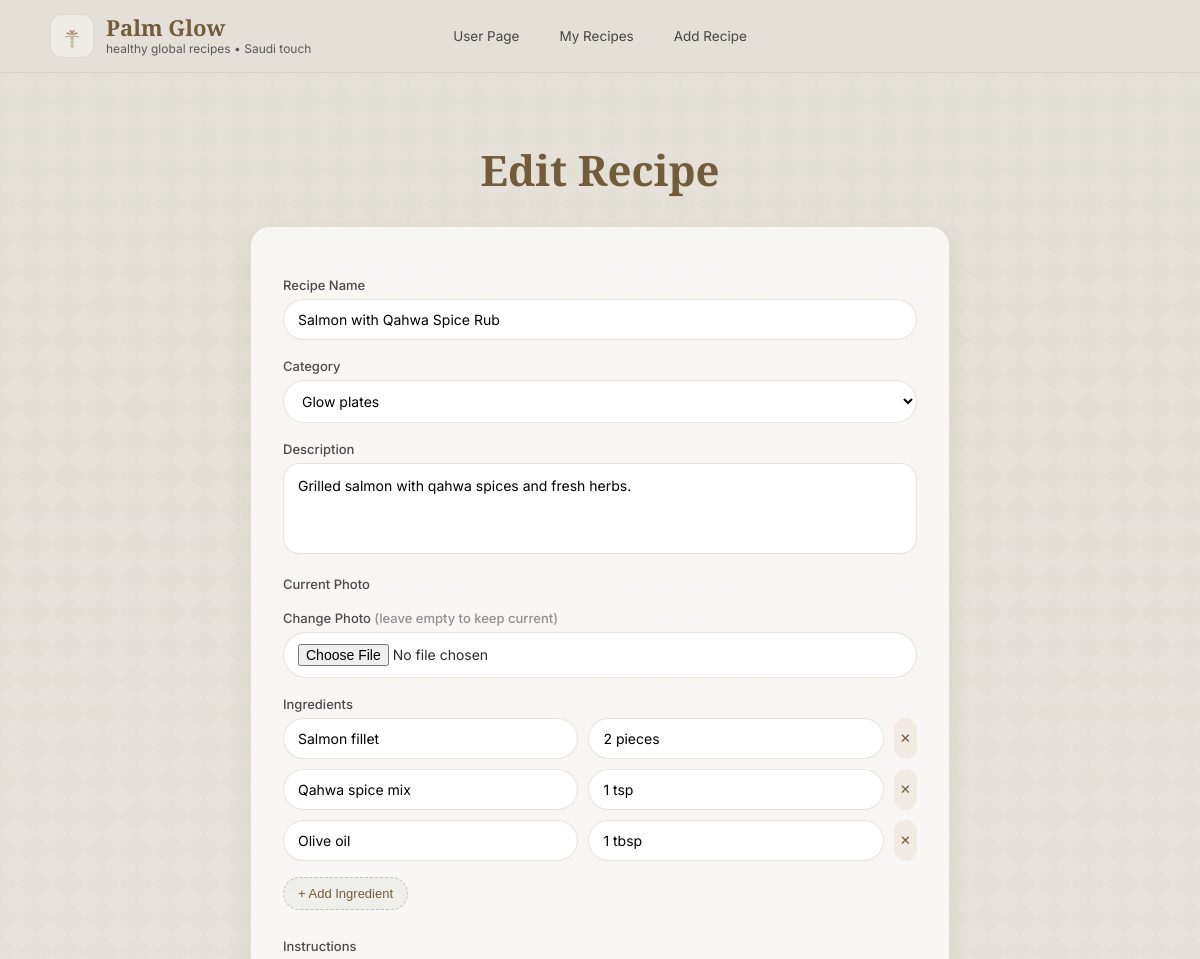
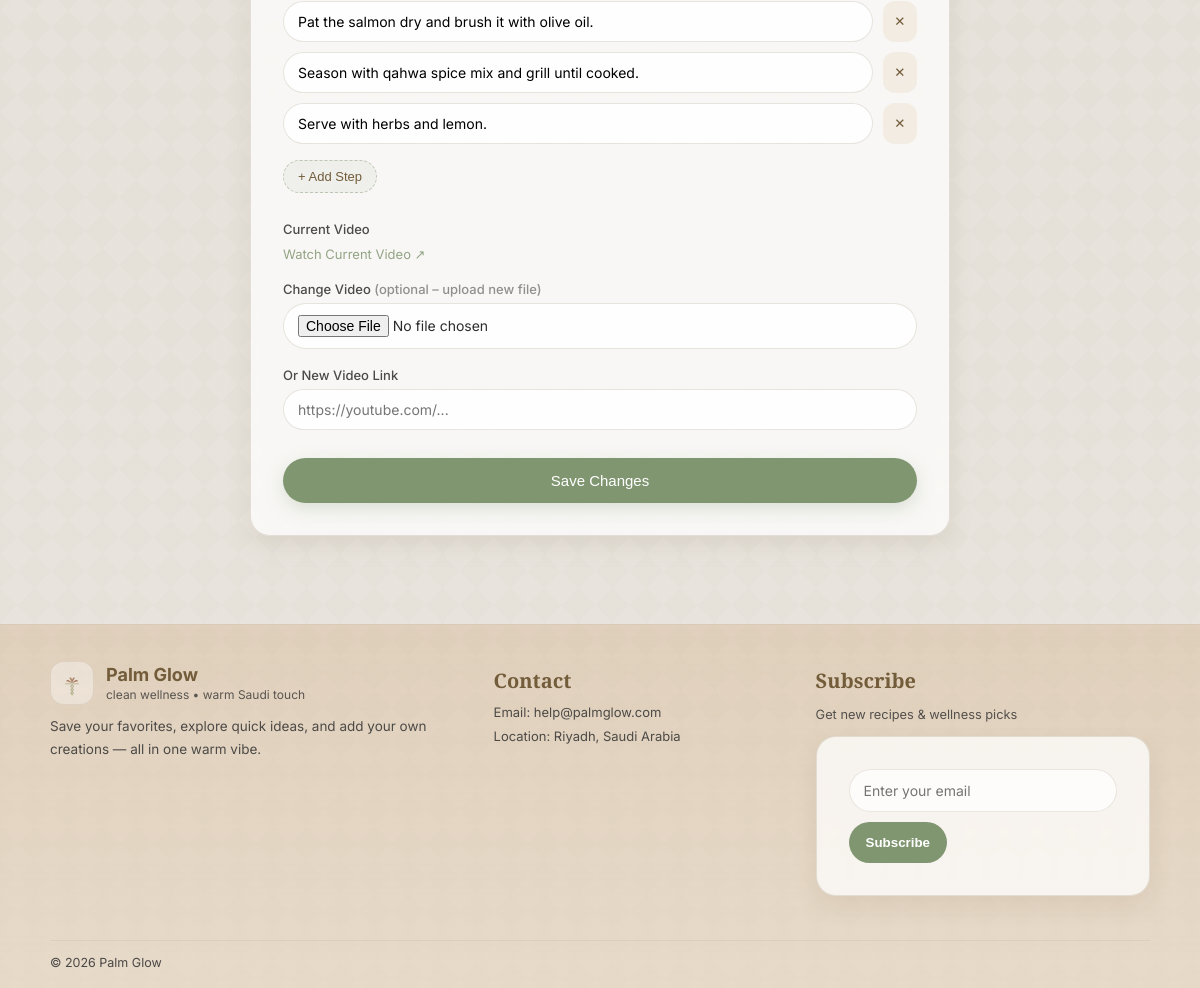
/editRecipe.php?id=1 (signed in), run on the app's committed database (2 pictures, top to bottom).
### tables this page shows
CREATE TABLE `recipe` (
  `id` int(11) NOT NULL,
  `userID` int(11) NOT NULL,
  `categoryID` int(11) NOT NULL,
  `NAME` varchar(255) NOT NULL,
  `description` text NOT NULL,
  `photoFileName` varchar(255) NOT NULL,
  `videoFilePath` varchar(255) DEFAULT NULL
);

CREATE TABLE `recipecategory` (
  `id` int(11) NOT NULL,
  `categoryName` varchar(100) NOT NULL
);

CREATE TABLE `ingredients` (
  `id` int(11) NOT NULL,
  `recipeID` int(11) NOT NULL,
  `ingredientName` varchar(255) NOT NULL,
  `ingredientQuantity` varchar(255) NOT NULL
);

### editRecipe.php (the view, shortened to what this page needs)
<?php
include 'db_connection.php';
$recipeID = (int)($_GET['id'] ?? 0);
$userID = $_SESSION['userID'];
$stmt   = $conn->prepare(
    "SELECT r.*, rc.categoryName
     FROM Recipe r
     JOIN RecipeCategory rc ON r.categoryID = rc.id
     WHERE r.id = ? AND r.userID = ?"
);
$stmt->bind_param('ii', $recipeID, $userID);
$stmt->execute();
$recipe = $stmt->get_result()->fetch_assoc();
$ingRows = [];
$res = $conn->prepare("SELECT ingredientName, ingredientQuantity FROM Ingredients WHERE recipeID = ? ORDER BY id");
$res->bind_param('i', $recipeID);
$res->execute();
$ingResult = $res->get_result();
while ($row = $ingResult->fetch_assoc()) $ingRows[] = $row;
$insRows = [];
$res2 = $conn->prepare("SELECT step FROM Instructions WHERE recipeID = ? ORDER BY stepOrder");
$res2->bind_param('i', $recipeID);
$res2->execute();
$insResult = $res2->get_result();
while ($row = $insResult->fetch_assoc()) $insRows[] = $row['step'];
$categories = [];
$catResult  = $conn->query("SELECT id, categoryName FROM RecipeCategory ORDER BY id");
while ($row = $catResult->fetch_assoc()) $categories[] = $row;
?>
<!DOCTYPE html>
<html lang="en">
<head>
</head>
<body>
  <div class="pattern" aria-hidden="true"></div>
  <header>
    <div class="container nav-wrap">
      <a class="brand" href="#">
        <img src="images/palmLogo.png" alt="Palm Glow Logo">
        <div>
          <div class="name">Palm Glow</div>
          <div class="tag">healthy global recipes • Saudi touch</div>
        </div>
      </a>
      <nav>
        <a class="nav-link" href="user.php">User Page</a>
        <a class="nav-link" href="myRecipes.php">My Recipes</a>
        <a class="nav-link" href="addRecipe.php">Add Recipe</a>
      </nav>
    </div>
  </header>
  <main>
    <h1>Edit Recipe</h1>
    <form method="POST" enctype="multipart/form-data" id="editForm"
          action="editRecipe.php?id=<?= $recipeID ?>">
      <label>Recipe Name</label>
      <input type="text" name="name" placeholder="Recipe Name"
             value="<?= htmlspecialchars($recipe['NAME']) ?>" required>
      <label>Category</label>
      <select name="categoryID" required>
        <?php foreach ($categories as $cat): ?>
          <option value="<?= $cat['id'] ?>"
            <?= ($recipe['categoryID'] == $cat['id']) ? 'selected' : '' ?>>
            <?= htmlspecialchars($cat['categoryName']) ?>
          </option>
        <?php endforeach; ?>
      </select>
      <label>Description</label>
      <textarea name="description" rows="3" required
      ><?= htmlspecialchars($recipe['description']) ?></textarea>
      <label>Current Photo</label>
      <label>Change Photo <span style="opacity:.6">(leave empty to keep current)</span></label>
      <input type="file" name="photo" id="photo" accept="image/*">
      <label>Ingredients</label>
      <div id="ingredients">
        <?php foreach ($ingRows as $ing): ?>
          <div class="row">
            <input type="text" name="ingredientName[]"
                   value="<?= htmlspecialchars($ing['ingredientName']) ?>" required>
            <input type="text" name="ingredientQuantity[]"
                   value="<?= htmlspecialchars($ing['ingredientQuantity']) ?>" required>
            <button type="button" onclick="removeRow(this)">✕</button>
          </div>
        <?php endforeach; ?>
      </div>
      <button type="button" class="add-btn" onclick="addIngredient()">+ Add Ingredient</button>
      <label>Instructions</label>
      <div id="instructions">
        <?php foreach ($insRows as $step): ?>
          <div class="row">
            <input type="text" name="step[]"
                   value="<?= htmlspecialchars($step) ?>" required>
            <button type="button" onclick="removeRow(this)">✕</button>
          </div>
        <?php endforeach; ?>
      </div>
      <button type="button" class="add-btn" onclick="addInstruction()">+ Add Step</button>
      <label>Current Video</label>
      <div id="currentVideoContainer">
        <?php if ($recipe['videoFilePath']): ?>
          <?php if (filter_var($recipe['videoFilePath'], FILTER_VALIDATE_URL)): ?>
            <a href="<?= htmlspecialchars($recipe['videoFilePath']) ?>" target="_blank">Watch Current Video ↗</a>
          <?php else: ?>
            <a href="videos/<?= htmlspecialchars($recipe['videoFilePath']) ?>" target="_blank">Watch Current Video ↗</a>
          <?php endif; ?>
        <?php else: ?>
          <span style="opacity:.55;font-size:13px">No video attached</span>
        <?php endif; ?>
      </div>
      <label>Change Video <span style="opacity:.6">(optional – upload new file)</span></label>
      <input type="file" name="videoFile" id="videoFile" accept="video/*">
      <label>Or New Video Link</label>
      <input type="url" name="videoLink" id="videoLink" placeholder="https://youtube.com/..."
             value="<?= filter_var($recipe['videoFilePath'] ?? '', FILTER_VALIDATE_URL)
                        ? htmlspecialchars($recipe['videoFilePath']) : '' ?>">
      <button type="submit" class="submit-btn">Save Changes</button>
    </form>
  </main>
  <footer class="footer">
    <div class="container footer-grid">
      <div class="footer-about">
        <div class="footer-brand">
          <img src="images/palmLogo.png" alt="Palm Glow Logo">
          <div><b>Palm Glow</b><div class="footer-mini">clean wellness • warm Saudi touch</div></div>
        </div>
        <p class="footer-text">Save your favorites, explore quick ideas, and add your own creations — all in one warm vibe.</p>
      </div>
      <div class="footer-col">
        <h4>Contact</h4>
        <div class="footer-links">
          <span>Email: help@palmglow.com</span>
          <span>Location: Riyadh, Saudi Arabia</span>
        </div>
      </div>
      <div class="footer-col">
        <h4>Subscribe</h4>
        <p class="footer-text small">Get new recipes &amp; wellness picks</p>
        <form class="subscribe" id="subscribeForm">
          <input type="email" id="subEmail" placeholder="Enter your email" required>
          <button type="submit">Subscribe</button>
        </form>
        <div class="sub-note" id="subNote" aria-live="polite"></div>
      </div>
    </div>
    <div class="container footer-bottom"><span>© 2026 Palm Glow</span></div>
  </footer>
</body>
</html>

### data on the page
recipe: name "Salmon with Qahwa Spice Rub", categoryID "Glow plates", description "Grilled salmon with qahwa spices and fresh herbs."
ingredients: ingredientName "Salmon fillet", ingredientQuantity "2 pieces"
ingredients: ingredientName "Qahwa spice mix", ingredientQuantity "1 tsp"
ingredients: ingredientName "Olive oil", ingredientQuantity "1 tbsp"
